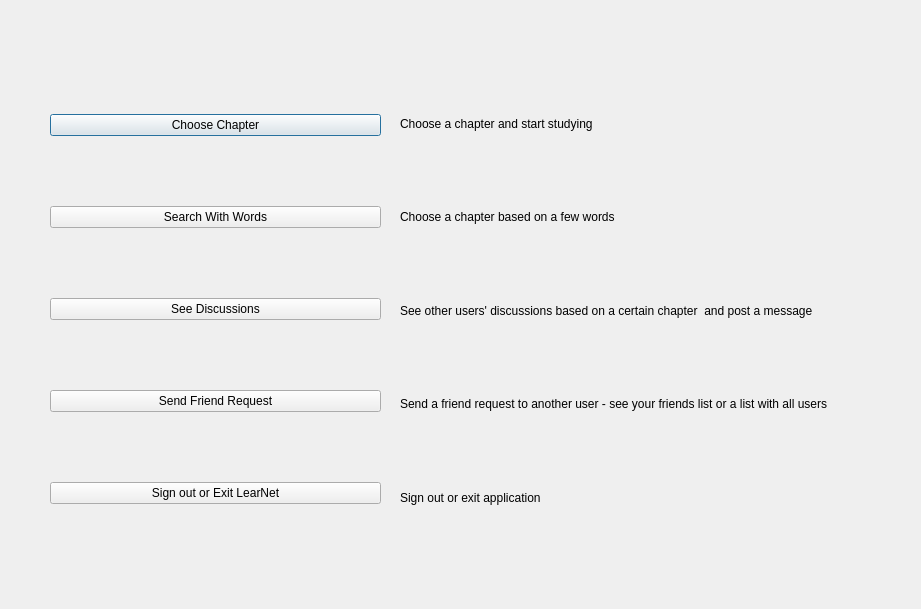
<?xml version="1.0" encoding="UTF-8"?>
<ui version="4.0">
 <class>MainMenu</class>
 <widget class="QDialog" name="MainMenu">
  <property name="geometry">
   <rect>
    <x>0</x>
    <y>0</y>
    <width>921</width>
    <height>609</height>
   </rect>
  </property>
  <property name="windowTitle">
   <string>Dialog</string>
  </property>
  <widget class="QLabel" name="label_pic3">
   <property name="geometry">
    <rect>
     <x>-3</x>
     <y>-5</y>
     <width>931</width>
     <height>621</height>
    </rect>
   </property>
   <property name="text">
    <string/>
   </property>
  </widget>
  <widget class="QWidget" name="verticalLayoutWidget">
   <property name="geometry">
    <rect>
     <x>50</x>
     <y>50</y>
     <width>331</width>
     <height>521</height>
    </rect>
   </property>
   <layout class="QVBoxLayout" name="verticalLayout">
    <item>
     <widget class="QPushButton" name="choose_chapter">
      <property name="text">
       <string>Choose Chapter</string>
      </property>
      <property name="iconSize">
       <size>
        <width>16</width>
        <height>16</height>
       </size>
      </property>
     </widget>
    </item>
    <item>
     <widget class="QPushButton" name="search_with_words">
      <property name="text">
       <string>Search With Words</string>
      </property>
     </widget>
    </item>
    <item>
     <widget class="QPushButton" name="see_discussions">
      <property name="text">
       <string>See Discussions</string>
      </property>
     </widget>
    </item>
    <item>
     <widget class="QPushButton" name="send_friend_request">
      <property name="text">
       <string>Send Friend Request</string>
      </property>
     </widget>
    </item>
    <item>
     <widget class="QPushButton" name="so_exit">
      <property name="text">
       <string>Sign out or Exit LearNet</string>
      </property>
     </widget>
    </item>
   </layout>
  </widget>
  <widget class="QWidget" name="verticalLayoutWidget_2">
   <property name="geometry">
    <rect>
     <x>400</x>
     <y>80</y>
     <width>501</width>
     <height>461</height>
    </rect>
   </property>
   <layout class="QVBoxLayout" name="verticalLayout_2">
    <item>
     <widget class="QLabel" name="label_2">
      <property name="text">
       <string>Choose a chapter and start studying</string>
      </property>
     </widget>
    </item>
    <item>
     <widget class="QLabel" name="label">
      <property name="text">
       <string>Choose a chapter based on a few words</string>
      </property>
     </widget>
    </item>
    <item>
     <widget class="QLabel" name="label_3">
      <property name="text">
       <string>See other users' discussions based on a certain chapter  and post a message</string>
      </property>
     </widget>
    </item>
    <item>
     <widget class="QLabel" name="label_5">
      <property name="text">
       <string>Send a friend request to another user - see your friends list or a list with all users</string>
      </property>
     </widget>
    </item>
    <item>
     <widget class="QLabel" name="label_4">
      <property name="text">
       <string>Sign out or exit application</string>
      </property>
     </widget>
    </item>
   </layout>
  </widget>
 </widget>
 <resources/>
 <connections/>
</ui>
